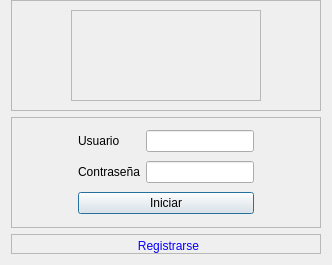
<?xml version="1.0" encoding="UTF-8"?>
<ui version="4.0">
 <class>Login</class>
 <widget class="QDialog" name="Login">
  <property name="geometry">
   <rect>
    <x>0</x>
    <y>0</y>
    <width>332</width>
    <height>265</height>
   </rect>
  </property>
  <property name="sizePolicy">
   <sizepolicy hsizetype="Fixed" vsizetype="Fixed">
    <horstretch>0</horstretch>
    <verstretch>0</verstretch>
   </sizepolicy>
  </property>
  <property name="windowTitle">
   <string>Login</string>
  </property>
  <layout class="QVBoxLayout" name="verticalLayout">
   <property name="topMargin">
    <number>0</number>
   </property>
   <item>
    <widget class="QFrame" name="frame_2">
     <property name="styleSheet">
      <string notr="true"/>
     </property>
     <property name="frameShape">
      <enum>QFrame::StyledPanel</enum>
     </property>
     <property name="frameShadow">
      <enum>QFrame::Raised</enum>
     </property>
     <layout class="QHBoxLayout" name="horizontalLayout_2">
      <item>
       <spacer name="horizontalSpacer_4">
        <property name="orientation">
         <enum>Qt::Horizontal</enum>
        </property>
        <property name="sizeType">
         <enum>QSizePolicy::Fixed</enum>
        </property>
        <property name="sizeHint" stdset="0">
         <size>
          <width>50</width>
          <height>20</height>
         </size>
        </property>
       </spacer>
      </item>
      <item>
       <widget class="QFrame" name="frame_3">
        <property name="styleSheet">
         <string notr="true">border-image: url(:/img/img/logo.jpg);</string>
        </property>
        <property name="frameShape">
         <enum>QFrame::StyledPanel</enum>
        </property>
        <property name="frameShadow">
         <enum>QFrame::Raised</enum>
        </property>
       </widget>
      </item>
      <item>
       <spacer name="horizontalSpacer_3">
        <property name="orientation">
         <enum>Qt::Horizontal</enum>
        </property>
        <property name="sizeType">
         <enum>QSizePolicy::Fixed</enum>
        </property>
        <property name="sizeHint" stdset="0">
         <size>
          <width>50</width>
          <height>20</height>
         </size>
        </property>
       </spacer>
      </item>
     </layout>
    </widget>
   </item>
   <item>
    <widget class="QFrame" name="frame">
     <property name="frameShape">
      <enum>QFrame::StyledPanel</enum>
     </property>
     <property name="frameShadow">
      <enum>QFrame::Raised</enum>
     </property>
     <layout class="QHBoxLayout" name="horizontalLayout">
      <item>
       <spacer name="horizontalSpacer">
        <property name="orientation">
         <enum>Qt::Horizontal</enum>
        </property>
        <property name="sizeHint" stdset="0">
         <size>
          <width>40</width>
          <height>20</height>
         </size>
        </property>
       </spacer>
      </item>
      <item>
       <layout class="QGridLayout" name="gridLayout">
        <item row="1" column="0">
         <widget class="QLabel" name="label_2">
          <property name="text">
           <string>Contraseña</string>
          </property>
         </widget>
        </item>
        <item row="1" column="1">
         <widget class="QLineEdit" name="pass">
          <property name="text">
           <string/>
          </property>
          <property name="echoMode">
           <enum>QLineEdit::Password</enum>
          </property>
         </widget>
        </item>
        <item row="2" column="0" colspan="2">
         <widget class="QPushButton" name="loginbutton">
          <property name="cursor">
           <cursorShape>PointingHandCursor</cursorShape>
          </property>
          <property name="text">
           <string>Iniciar</string>
          </property>
         </widget>
        </item>
        <item row="0" column="1">
         <widget class="QLineEdit" name="user"/>
        </item>
        <item row="0" column="0">
         <widget class="QLabel" name="label">
          <property name="text">
           <string>Usuario</string>
          </property>
         </widget>
        </item>
       </layout>
      </item>
      <item>
       <spacer name="horizontalSpacer_2">
        <property name="orientation">
         <enum>Qt::Horizontal</enum>
        </property>
        <property name="sizeHint" stdset="0">
         <size>
          <width>40</width>
          <height>20</height>
         </size>
        </property>
       </spacer>
      </item>
     </layout>
    </widget>
   </item>
   <item>
    <widget class="QFrame" name="frame_4">
     <property name="maximumSize">
      <size>
       <width>16777215</width>
       <height>20</height>
      </size>
     </property>
     <property name="frameShape">
      <enum>QFrame::StyledPanel</enum>
     </property>
     <property name="frameShadow">
      <enum>QFrame::Raised</enum>
     </property>
     <widget class="QPushButton" name="pushButtonRegister">
      <property name="geometry">
       <rect>
        <x>120</x>
        <y>0</y>
        <width>75</width>
        <height>23</height>
       </rect>
      </property>
      <property name="styleSheet">
       <string notr="true">color: rgb(8, 0, 255);</string>
      </property>
      <property name="text">
       <string>Registrarse</string>
      </property>
      <property name="flat">
       <bool>true</bool>
      </property>
     </widget>
    </widget>
   </item>
  </layout>
 </widget>
 <tabstops>
  <tabstop>user</tabstop>
  <tabstop>pass</tabstop>
  <tabstop>loginbutton</tabstop>
  <tabstop>pushButtonRegister</tabstop>
 </tabstops>
 <resources/>
 <connections/>
</ui>
